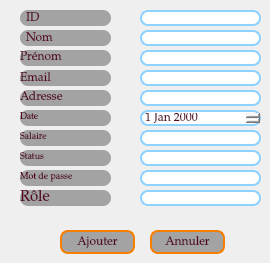
           <widget class="QWidget" name="tab">
            <attribute name="title">
             <string>Ajouter</string>
            </attribute>
            <widget class="QLabel" name="label_id">
             <property name="geometry">
              <rect>
               <x>20</x>
               <y>10</y>
               <width>91</width>
               <height>16</height>
              </rect>
             </property>
             <property name="styleSheet">
              <string notr="true">background-color:#A3A3A3;
color: rgb(86, 1, 38);
border-radius: 8px;
font-size: 12px;
font-family: Palatino Linotype;</string>
             </property>
             <property name="text">
              <string>  ID</string>
             </property>
            </widget>
            <widget class="QLabel" name="label_nom">
             <property name="geometry">
              <rect>
               <x>20</x>
               <y>30</y>
               <width>91</width>
               <height>16</height>
              </rect>
             </property>
             <property name="styleSheet">
              <string notr="true">background-color:#A3A3A3;
color: rgb(86, 1, 38);
border-radius: 8px;
font-size: 12px;
font-family: Palatino Linotype;</string>
             </property>
             <property name="text">
              <string>  Nom</string>
             </property>
            </widget>
            <widget class="QLabel" name="label_description">
             <property name="geometry">
              <rect>
               <x>20</x>
               <y>50</y>
               <width>91</width>
               <height>16</height>
              </rect>
             </property>
             <property name="styleSheet">
              <string notr="true">background-color:#A3A3A3;
color: rgb(86, 1, 38);
border-radius: 8px;
font-size: 12px;
font-family: Palatino Linotype;</string>
             </property>
             <property name="text">
              <string>&lt;html&gt;&lt;head/&gt;&lt;body&gt;&lt;p&gt;Prénom &lt;/p&gt;&lt;/body&gt;&lt;/html&gt;</string>
             </property>
            </widget>
            <widget class="QLabel" name="label_type">
             <property name="geometry">
              <rect>
               <x>20</x>
               <y>70</y>
               <width>91</width>
               <height>16</height>
              </rect>
             </property>
             <property name="styleSheet">
              <string notr="true">background-color:#A3A3A3;
color: rgb(86, 1, 38);
border-radius: 8px;
font-size: 12px;
font-family: Palatino Linotype;</string>
             </property>
             <property name="text">
              <string>Email</string>
             </property>
            </widget>
            <widget class="QLabel" name="label_lieu">
             <property name="geometry">
              <rect>
               <x>20</x>
               <y>90</y>
               <width>91</width>
               <height>16</height>
              </rect>
             </property>
             <property name="styleSheet">
              <string notr="true">background-color:#A3A3A3;
color: rgb(86, 1, 38);
border-radius: 8px;
font-size: 12px;
font-family: Palatino Linotype;</string>
             </property>
             <property name="text">
              <string>&lt;html&gt;&lt;head/&gt;&lt;body&gt;&lt;p&gt;Adresse&lt;/p&gt;&lt;/body&gt;&lt;/html&gt;</string>
             </property>
            </widget>
            <widget class="QLineEdit" name="lineEdit_id">
             <property name="geometry">
              <rect>
               <x>140</x>
               <y>10</y>
               <width>121</width>
               <height>16</height>
              </rect>
             </property>
             <property name="styleSheet">
              <string notr="true">padding: 1px;
border-style: solid;
border: 2px solid #8ed2ff;
border-radius: 8px;
font-size: 12px;
font-family: Palatino Linotype;
color: rgb(86, 1, 38);</string>
             </property>
             <property name="text">
              <string/>
             </property>
            </widget>
            <widget class="QLineEdit" name="lineEdit_lieu">
             <property name="geometry">
              <rect>
               <x>140</x>
               <y>90</y>
               <width>121</width>
               <height>16</height>
              </rect>
             </property>
             <property name="styleSheet">
              <string notr="true">padding: 1px;
border-style: solid;
border: 2px solid  #8ed2ff;
border-radius: 8px;
font-size: 12px;
font-family: Palatino Linotype;
color: rgb(86, 1, 38);</string>
             </property>
             <property name="text">
              <string/>
             </property>
            </widget>
            <widget class="QLineEdit" name="lineEdit_description">
             <property name="geometry">
              <rect>
               <x>140</x>
               <y>50</y>
               <width>121</width>
               <height>16</height>
              </rect>
             </property>
             <property name="styleSheet">
              <string notr="true">padding: 1px;
border-style: solid;
border: 2px solid  #8ed2ff;
border-radius: 8px;
font-size: 12px;
font-family: Palatino Linotype;
color: rgb(86, 1, 38);</string>
             </property>
             <property name="text">
              <string/>
             </property>
            </widget>
            <widget class="QLineEdit" name="lineEdit_nom">
             <property name="geometry">
              <rect>
               <x>140</x>
               <y>30</y>
               <width>121</width>
               <height>16</height>
              </rect>
             </property>
             <property name="styleSheet">
              <string notr="true">color: rgb(86, 1, 38);
padding: 1px;
border-style: solid;
border: 2px solid  #8ed2ff;
border-radius: 8px;
font-size: 12px;
font-family: Palatino Linotype;</string>
             </property>
             <property name="text">
              <string/>
             </property>
            </widget>
            <widget class="QPushButton" name="pushButton_ajouter">
             <property name="geometry">
              <rect>
               <x>60</x>
               <y>230</y>
               <width>75</width>
               <height>24</height>
              </rect>
             </property>
             <property name="styleSheet">
              <string notr="true">background-color:#A3A3A3;
color: rgb(86, 1, 38);
padding: 1px;
border-style: solid;
border: 2px solid #f77f00;
border-radius: 8px;
font-size: 12px;
font-family: Palatino Linotype;</string>
             </property>
             <property name="text">
              <string>Ajouter</string>
             </property>
            </widget>
            <widget class="QPushButton" name="pushButton_annuler">
             <property name="geometry">
              <rect>
               <x>150</x>
               <y>230</y>
               <width>75</width>
               <height>24</height>
              </rect>
             </property>
             <property name="styleSheet">
              <string notr="true">background-color:#A3A3A3;
color: rgb(86, 1, 38);
padding: 1px;
border-style: solid;
border: 2px solid #f77f00;
border-radius: 8px;
font-size: 12px;
font-family: Palatino Linotype;</string>
             </property>
             <property name="text">
              <string>Annuler</string>
             </property>
            </widget>
            <widget class="QLabel" name="label_heure">
             <property name="geometry">
              <rect>
               <x>20</x>
               <y>130</y>
               <width>91</width>
               <height>16</height>
              </rect>
             </property>
             <property name="styleSheet">
              <string notr="true">background-color:#A3A3A3;
color: rgb(86, 1, 38);
border-radius: 8px;
font-size: 12px;
font-family: Palatino Linotype;</string>
             </property>
             <property name="text">
              <string>&lt;html&gt;&lt;head/&gt;&lt;body&gt;&lt;p&gt;&lt;span style=&quot; font-size:7pt;&quot;&gt;Salaire&lt;/span&gt;&lt;/p&gt;&lt;/body&gt;&lt;/html&gt;</string>
             </property>
            </widget>
            <widget class="QLabel" name="label_dateC">
             <property name="geometry">
              <rect>
               <x>20</x>
               <y>110</y>
               <width>91</width>
               <height>16</height>
              </rect>
             </property>
             <property name="styleSheet">
              <string notr="true">background-color:#A3A3A3;
color: rgb(86, 1, 38);
border-radius: 8px;
font-size: 12px;
font-family: Palatino Linotype;</string>
             </property>
             <property name="text">
              <string>&lt;html&gt;&lt;head/&gt;&lt;body&gt;&lt;p&gt;&lt;span style=&quot; font-size:7pt;&quot;&gt;Date&lt;/span&gt;&lt;/p&gt;&lt;/body&gt;&lt;/html&gt;</string>
             </property>
            </widget>
            <widget class="QDateEdit" name="dateEdit_C_2">
             <property name="geometry">
              <rect>
               <x>140</x>
               <y>110</y>
               <width>121</width>
               <height>16</height>
              </rect>
             </property>
             <property name="styleSheet">
              <string notr="true">padding: 1px;
color: rgb(86, 1, 38);
border-style: solid;
border: 2px solid  #8ed2ff;
border-radius: 8px;
font-size: 12px;
font-family: Palatino Linotype;</string>
             </property>
            </widget>
            <widget class="QLineEdit" name="lineEdit_description_3">
             <property name="geometry">
              <rect>
               <x>140</x>
               <y>70</y>
               <width>121</width>
               <height>16</height>
              </rect>
             </property>
             <property name="styleSheet">
              <string notr="true">padding: 1px;
border-style: solid;
border: 2px solid  #8ed2ff;
border-radius: 8px;
font-size: 12px;
font-family: Palatino Linotype;
color: rgb(86, 1, 38);</string>
             </property>
             <property name="text">
              <string/>
             </property>
            </widget>
            <widget class="QLineEdit" name="lineEdit_lieu_4">
             <property name="geometry">
              <rect>
               <x>140</x>
               <y>130</y>
               <width>121</width>
               <height>16</height>
              </rect>
             </property>
             <property name="styleSheet">
              <string notr="true">padding: 1px;
border-style: solid;
border: 2px solid  #8ed2ff;
border-radius: 8px;
font-size: 12px;
font-family: Palatino Linotype;
color: rgb(86, 1, 38);</string>
             </property>
             <property name="text">
              <string/>
             </property>
            </widget>
            <widget class="QLabel" name="label_heure_2">
             <property name="geometry">
              <rect>
               <x>20</x>
               <y>150</y>
               <width>91</width>
               <height>16</height>
              </rect>
             </property>
             <property name="styleSheet">
              <string notr="true">background-color:#A3A3A3;
color: rgb(86, 1, 38);
border-radius: 8px;
font-size: 12px;
font-family: Palatino Linotype;</string>
             </property>
             <property name="text">
              <string>&lt;html&gt;&lt;head/&gt;&lt;body&gt;&lt;p&gt;&lt;span style=&quot; font-size:7pt;&quot;&gt;Status&lt;/span&gt;&lt;/p&gt;&lt;/body&gt;&lt;/html&gt;</string>
             </property>
            </widget>
            <widget class="QLineEdit" name="lineEdit_lieu_5">
             <property name="geometry">
              <rect>
               <x>140</x>
               <y>150</y>
               <width>121</width>
               <height>16</height>
              </rect>
             </property>
             <property name="styleSheet">
              <string notr="true">padding: 1px;
border-style: solid;
border: 2px solid  #8ed2ff;
border-radius: 8px;
font-size: 12px;
font-family: Palatino Linotype;
color: rgb(86, 1, 38);</string>
             </property>
             <property name="text">
              <string/>
             </property>
            </widget>
            <widget class="QLabel" name="label_heure_3">
             <property name="geometry">
              <rect>
               <x>20</x>
               <y>170</y>
               <width>91</width>
               <height>16</height>
              </rect>
             </property>
             <property name="styleSheet">
              <string notr="true">background-color:#A3A3A3;
color: rgb(86, 1, 38);
border-radius: 8px;
font-size: 12px;
font-family: Palatino Linotype;</string>
             </property>
             <property name="text">
              <string>&lt;html&gt;&lt;head/&gt;&lt;body&gt;&lt;p&gt;&lt;span style=&quot; font-size:7pt;&quot;&gt;Mot de passe&lt;/span&gt;&lt;/p&gt;&lt;/body&gt;&lt;/html&gt;</string>
             </property>
            </widget>
            <widget class="QLineEdit" name="lineEdit_lieu_6">
             <property name="geometry">
              <rect>
               <x>140</x>
               <y>170</y>
               <width>121</width>
               <height>16</height>
              </rect>
             </property>
             <property name="styleSheet">
              <string notr="true">padding: 1px;
border-style: solid;
border: 2px solid  #8ed2ff;
border-radius: 8px;
font-size: 12px;
font-family: Palatino Linotype;
color: rgb(86, 1, 38);</string>
             </property>
             <property name="text">
              <string/>
             </property>
            </widget>
            <widget class="QLabel" name="label_heure_4">
             <property name="geometry">
              <rect>
               <x>20</x>
               <y>190</y>
               <width>91</width>
               <height>16</height>
              </rect>
             </property>
             <property name="styleSheet">
              <string notr="true">background-color:#A3A3A3;
color: rgb(86, 1, 38);
border-radius: 8px;
font-size: 12px;
font-family: Palatino Linotype;</string>
             </property>
             <property name="text">
              <string>&lt;html&gt;&lt;head/&gt;&lt;body&gt;&lt;p&gt;&lt;span style=&quot; font-family:'Times New Roman','serif'; font-size:11pt;&quot;&gt;Rôle &lt;/span&gt;&lt;/p&gt;&lt;/body&gt;&lt;/html&gt;</string>
             </property>
            </widget>
            <widget class="QLineEdit" name="lineEdit_lieu_7">
             <property name="geometry">
              <rect>
               <x>140</x>
               <y>190</y>
               <width>121</width>
               <height>16</height>
              </rect>
             </property>
             <property name="styleSheet">
              <string notr="true">padding: 1px;
border-style: solid;
border: 2px solid  #8ed2ff;
border-radius: 8px;
font-size: 12px;
font-family: Palatino Linotype;
color: rgb(86, 1, 38);</string>
             </property>
             <property name="text">
              <string/>
             </property>
            </widget>
           </widget>
